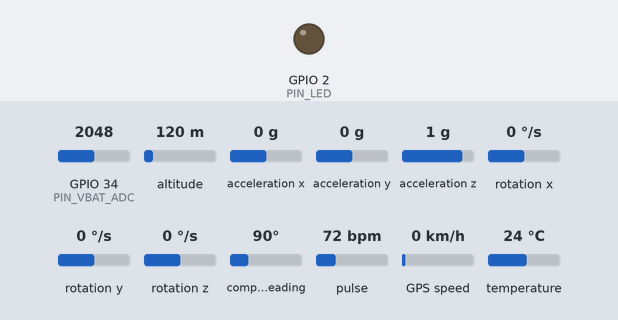
A sketch run on a simulated ESP32. Shown: output pins drawn as LEDs (lit = HIGH). The test bench sets the inputs (shaded band); at power-on: temperature 24 °C, acceleration x 0 g, acceleration y 0 g, pulse 72 bpm, GPIO 34 (PIN_VBAT_ADC) = 2048, altitude 120 m, acceleration z 1 g, rotation x 0 °/s, rotation y 0 °/s, rotation z 0 °/s, compass heading 90°, GPS speed 0 km/h. The GPS gets a fix after 3 s at 37.7749, -122.4194 with 8 satellites; no radio packets arrive unless stated; what the sketch prints to the serial monitor is not drawn.

Above: at 3.2 s.
3.3 s: temperature set to 41 °C
12.3 s: acceleration x set to -1.4 g
18.3 s: temperature set to 12 °C
At 19.6 s:
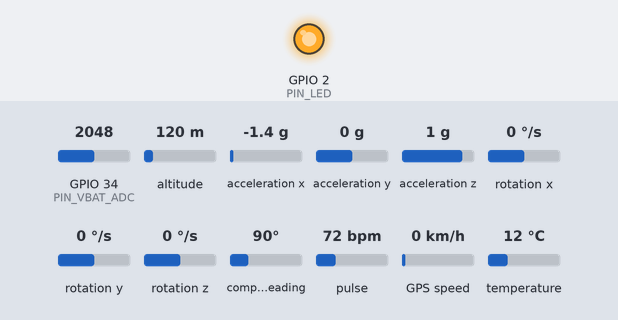
31.3 s: acceleration y set to -1.4 g
44.3 s: pulse set to 158 bpm
Timing chart, 0 to 54.4 s (numbered marks = the images above; inputs shaded):
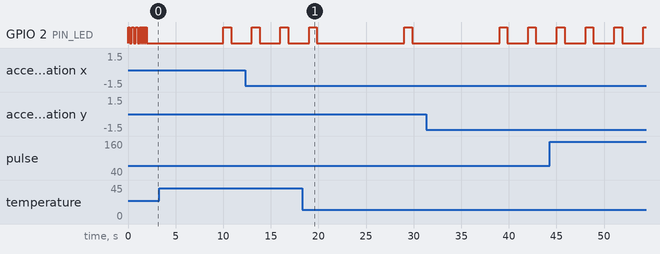

The sketch:

collar_node.ino
```cpp
/**
 * PFUMA Collar Node CN-01  — Firmware v1.0
 * PFUMA Livestock Monitoring System
 *
 * Hardware: ESP32-WROOM-32
 * Sensors : DS18B20 (temp) | MAX30102 (HR) | MPU-6050 (IMU) | NEO-6M (GPS)
 * Radio   : SX1278 LoRa 433 MHz
 * Power   : LiPo 3.7V + Solar via TP4056
 *
 * Sends a compact 28-byte binary CollarPacket every REPORT_INTERVAL_MS via
 * LoRa to BS-01 Base Station (see the CollarPacket struct + LORA_SF comment
 * below for why this isn't JSON-over-LoRa — the base station re-expands it
 * into JSON before forwarding to the Flask API over WiFi, where airtime is
 * not a constraint).
 * Switches to ALERT_INTERVAL_MS on theft / fever detection.
 *
 * Dependencies (install via Arduino Library Manager):
 *   OneWire, DallasTemperature, MPU6050 (ElectronicCats),
 *   SparkFun MAX3010x, TinyGPSPlus, LoRa (Sandeep Mistry)
 */

#include <Arduino.h>
#include <Wire.h>
#include <SPI.h>

// ── Sensor libraries ─────────────────────────────────────────────────────────
#include <OneWire.h>
#include <DallasTemperature.h>
#include <MPU6050.h>
#include "MAX30105.h"
#include "heartRate.h"
#include <TinyGPSPlus.h>
#include <HardwareSerial.h>

// ── Radio ─────────────────────────────────────────────────────────────────────
#include <LoRa.h>

// ═══════════════════════════════════════════════════════════════════════
//  PIN MAP  (matches HARDWARE_DESIGN.md CN-01)
// ═══════════════════════════════════════════════════════════════════════
#define PIN_ONE_WIRE     4
#define PIN_LORA_NSS     5
#define PIN_LORA_DIO1   12
#define PIN_LORA_DIO2   13
#define PIN_LORA_RST    14
#define PIN_LED          2
#define PIN_GPS_RX      16
#define PIN_GPS_TX      17
#define PIN_LORA_SCK    18
#define PIN_LORA_MISO   19
#define PIN_I2C_SDA     21
#define PIN_I2C_SCL     22
#define PIN_LORA_MOSI   23
#define PIN_LORA_DIO0   26
#define PIN_VBAT_ADC    34
#define PIN_MPU_INT     35

// ═══════════════════════════════════════════════════════════════════════
//  CONFIGURATION
// ═══════════════════════════════════════════════════════════════════════
#define LORA_FREQ          433E6
#define LORA_BANDWIDTH     125E3
// SF7 (not SF9) is a deliberate capacity decision, not a default: at SF9 with
// this telemetry payload, airtime is ~1.15s/packet and a base station can only
// reliably hear ~4-5 collars before airtime collisions dominate. SF7 cuts
// airtime ~4x on its own, and combined with the compact binary packet below
// (~28 bytes instead of a ~230-byte JSON string) gets airtime down to ~70ms,
// supporting 30+ collars per base station at the 10s report interval. The
// trade-off is range: SF7 typically covers ~1-2km on farm terrain rather than
// SF9's ~5km open-field figure — acceptable for a single farm's paddocks; if
// your grazing area is unusually large/hilly, raise SF back up (see
// hardware/HARDWARE_DESIGN.md "Network Capacity" section for the full numbers
// and how to re-run this trade-off for your farm).
#define LORA_SF            7         // Spreading factor (range vs speed vs node capacity)
#define LORA_CR            5         // Coding rate 4/5
#define LORA_TX_POWER      17        // dBm (max 20)

// Collar identity — REPLACE before flashing each collar. Max 8 characters
// (fits the compact over-the-air packet) — suggested format "CNnnnFFF"
// (CN + 3-digit collar number + up to 3-char farm code), e.g. "CN014ZVI" for
// collar #14 on a Zvimba farm. This exact string is also what you'll type
// into the app's IoT tab ("Paired Devices" panel) to claim this collar under
// your PFUMA account and attach it to the matching animal — the animal name
// and tag live in the app/database, not on the collar, so they aren't sent
// over the air.
#define COLLAR_ID          "CN014ZVI"

// Safe zone (home paddock GPS coordinates)
#define SAFE_LAT          -17.3601f
#define SAFE_LON           30.1918f
#define SAFE_RADIUS_DEG    0.0045f   // ~500m in degrees

// Reporting intervals (ms)
#define REPORT_INTERVAL_MS   10000UL  // Normal: every 10s
#define ALERT_INTERVAL_MS     3000UL  // Theft / fever: every 3s

// Thresholds
#define TEMP_FEVER_C         39.5f    // Body temp above this = fever
#define TEMP_HIGH_C          39.0f    // Elevated (warn)
#define MOVEMENT_THEFT       2500     // Accel magnitude during fast movement
#define BATT_LOW_PCT         20       // Battery warn threshold
#define HR_HIGH_BPM          100      // Heart rate concern

// I2C addresses
#define I2C_ADDR_MPU       0x68
#define I2C_ADDR_MAX       0x57

// ═══════════════════════════════════════════════════════════════════════
//  GLOBALS
// ═══════════════════════════════════════════════════════════════════════
OneWire           oneWire(PIN_ONE_WIRE);
DallasTemperature tempSensor(&oneWire);

MPU6050           mpu;
MAX30105          maxSensor;
TinyGPSPlus       gps;
HardwareSerial    gpsSerial(2);   // UART2

// Telemetry state (in-memory, full precision — trimmed down to the compact
// binary CollarPacket below only at the moment of transmission)
struct Telemetry {
  float  bodyTempC   = 0.0f;
  int    heartRate   = 0;
  float  latitude    = 0.0f;
  float  longitude   = 0.0f;
  float  gpsAccuracy = 0.0f;
  int    accelX      = 0;
  int    accelY      = 0;
  int    accelZ      = 0;
  int    moveMag     = 0;
  String activity    = "Unknown";
  bool   inSafeZone  = true;
  int    battPct     = 100;
  int    signalRSSI  = 0;
  bool   feverAlert  = false;
  bool   theftAlert  = false;
  String timestamp   = "";
};

// ── Compact over-the-air packet ─────────────────────────────────────────────
// 28 bytes total, deliberately binary (not JSON) — see the LORA_SF comment
// above for why. Animal name/tag are NOT sent: the base station/backend look
// those up from collarId via the app's device-pairing table, so they never
// need to travel over the airtime-constrained LoRa link.
enum Activity : uint8_t { ACT_RESTING = 0, ACT_GRAZING = 1, ACT_WALKING = 2, ACT_RUNNING = 3, ACT_UNKNOWN = 255 };

struct __attribute__((packed)) CollarPacket {
  char     collarId[8];    // null-padded, e.g. "CN014ZVI"
  int16_t  tempC_x10;      // body temp * 10 (e.g. 385 = 38.5C)
  uint8_t  heartRate;      // bpm, 0-255
  int32_t  lat_x1e6;       // latitude  * 1,000,000 (fixed point, ~0.11m precision)
  int32_t  lon_x1e6;       // longitude * 1,000,000
  uint16_t gpsAcc_x10;     // HDOP * 10
  uint16_t moveMag;        // movement magnitude (see readIMU)
  uint8_t  activity;       // Activity enum
  uint8_t  battPct;        // 0-100
  uint8_t  flags;          // bit0=inSafeZone, bit1=feverAlert, bit2=theftAlert
  uint16_t pkt;            // packet counter (wraps at 65535)
};                         // sizeof == 28 bytes

Telemetry tel;

unsigned long lastReport   = 0;
unsigned long reportInterval = REPORT_INTERVAL_MS;
int           packetCount  = 0;

// HR beat detection
const byte    HR_RATE_SIZE = 4;
byte          rates[HR_RATE_SIZE];
byte          rateIndex    = 0;
long          lastBeat     = 0;
float         beatsPerMin  = 0;
int           beatAvg      = 0;

// ═══════════════════════════════════════════════════════════════════════
//  SETUP
// ═══════════════════════════════════════════════════════════════════════
void setup() {
  Serial.begin(115200);
  Serial.println(F("\n=== PFUMA Collar Node CN-01 ==="));
  Serial.printf("Collar ID: %s  (pair this exact string in the app's IoT tab)\n", COLLAR_ID);
  static_assert(sizeof(CollarPacket) == 28, "CollarPacket drifted from the documented 28-byte layout");

  pinMode(PIN_LED, OUTPUT);
  blinkLED(3, 200);

  Wire.begin(PIN_I2C_SDA, PIN_I2C_SCL);

  initLoRa();
  initTempSensor();
  initIMU();
  initHeartRate();
  initGPS();

  Serial.println(F("[BOOT] All systems ready."));
  blinkLED(5, 80);
}

// ═══════════════════════════════════════════════════════════════════════
//  MAIN LOOP
// ═══════════════════════════════════════════════════════════════════════
void loop() {
  // Feed GPS parser continuously
  while (gpsSerial.available())
    gps.encode(gpsSerial.read());

  // Collect HR beat in real-time between reports
  sampleHeartRate();

  unsigned long now = millis();
  if (now - lastReport >= reportInterval) {
    lastReport = now;

    digitalWrite(PIN_LED, HIGH);

    readTemperature();
    readIMU();
    readGPS();
    readBattery();
    buildAlerts();
    sendLoRa();

    digitalWrite(PIN_LED, LOW);

    // Adaptive interval — fast tracking when alert active
    reportInterval = (tel.theftAlert || tel.feverAlert)
                     ? ALERT_INTERVAL_MS
                     : REPORT_INTERVAL_MS;

    printDebug();
  }
}

// ═══════════════════════════════════════════════════════════════════════
//  INIT FUNCTIONS
// ═══════════════════════════════════════════════════════════════════════
void initLoRa() {
  Serial.print(F("[LoRa] Initialising 433 MHz... "));
  LoRa.setPins(PIN_LORA_NSS, PIN_LORA_RST, PIN_LORA_DIO0);
  SPI.begin(PIN_LORA_SCK, PIN_LORA_MISO, PIN_LORA_MOSI, PIN_LORA_NSS);

  if (!LoRa.begin(LORA_FREQ)) {
    Serial.println(F("FAILED — check wiring!"));
    errorHalt();
  }
  LoRa.setSignalBandwidth(LORA_BANDWIDTH);
  LoRa.setSpreadingFactor(LORA_SF);
  LoRa.setCodingRate4(LORA_CR);
  LoRa.setTxPower(LORA_TX_POWER);
  LoRa.setSyncWord(0xF3);         // Private network byte (matches base station)
  Serial.println(F("OK"));
}

void initTempSensor() {
  Serial.print(F("[DS18B20] Initialising... "));
  tempSensor.begin();
  int count = tempSensor.getDeviceCount();
  Serial.printf("%d sensor(s) found\n", count);
  if (count == 0) Serial.println(F("[DS18B20] WARNING: No sensor on 1-Wire bus"));
}

void initIMU() {
  Serial.print(F("[MPU-6050] Initialising... "));
  mpu.initialize();
  if (!mpu.testConnection()) {
    Serial.println(F("FAILED — check I2C address 0x68"));
  } else {
    mpu.setFullScaleAccelRange(MPU6050_ACCEL_FS_4);  // ±4g
    mpu.setFullScaleGyroRange(MPU6050_GYRO_FS_500);  // ±500°/s
    Serial.println(F("OK"));
  }
}

void initHeartRate() {
  Serial.print(F("[MAX30102] Initialising... "));
  if (!maxSensor.begin(Wire, I2C_SPEED_FAST)) {
    Serial.println(F("FAILED — check I2C address 0x57"));
    return;
  }
  maxSensor.setup();
  maxSensor.setPulseAmplitudeRed(0x0A);   // Low power red LED
  maxSensor.setPulseAmplitudeGreen(0);    // Off
  Serial.println(F("OK"));
}

void initGPS() {
  Serial.print(F("[NEO-6M] Initialising UART2... "));
  gpsSerial.begin(9600, SERIAL_8N1, PIN_GPS_RX, PIN_GPS_TX);
  Serial.println(F("OK — waiting for fix"));
}

// ═══════════════════════════════════════════════════════════════════════
//  SENSOR READS
// ═══════════════════════════════════════════════════════════════════════
void readTemperature() {
  tempSensor.requestTemperatures();
  float t = tempSensor.getTempCByIndex(0);
  tel.bodyTempC = (t == DEVICE_DISCONNECTED_C) ? tel.bodyTempC : t;
}

void sampleHeartRate() {
  long irValue = maxSensor.getIR();
  if (checkForBeat(irValue)) {
    long delta = millis() - lastBeat;
    lastBeat   = millis();
    beatsPerMin = 60.0f / (delta / 1000.0f);

    if (beatsPerMin >= 40 && beatsPerMin <= 180) {
      rates[rateIndex++] = (byte)beatsPerMin;
      rateIndex %= HR_RATE_SIZE;
      beatAvg = 0;
      for (byte x = 0; x < HR_RATE_SIZE; x++) beatAvg += rates[x];
      beatAvg /= HR_RATE_SIZE;
    }
  }
  tel.heartRate = beatAvg;
}

void readIMU() {
  int16_t ax, ay, az, gx, gy, gz;
  mpu.getMotion6(&ax, &ay, &az, &gx, &gy, &gz);

  // Scale raw to mg (at ±4g range: 1g = 8192 LSB)
  tel.accelX = ax / 8;
  tel.accelY = ay / 8;
  tel.accelZ = az / 8;

  // Movement magnitude (subtract gravity ~1000 from Z)
  int dz = (az / 8) - 1000;
  tel.moveMag = abs(ax / 8) + abs(ay / 8) + abs(dz);

  // Activity classification from magnitude
  if      (tel.moveMag < 100)  tel.activity = "Resting";
  else if (tel.moveMag < 400)  tel.activity = "Grazing";
  else if (tel.moveMag < 1200) tel.activity = "Walking";
  else                          tel.activity = "Running";
}

void readGPS() {
  if (gps.location.isValid() && gps.location.age() < 5000) {
    tel.latitude    = gps.location.lat();
    tel.longitude   = gps.location.lng();
    tel.gpsAccuracy = gps.hdop.isValid() ? gps.hdop.value() / 100.0f : 99.9f;
  }

  // Zone check: haversine approximation (accurate enough at farm scale)
  float dLat = tel.latitude  - SAFE_LAT;
  float dLon = tel.longitude - SAFE_LON;
  float dist  = sqrt(dLat * dLat + dLon * dLon);
  tel.inSafeZone = (dist <= SAFE_RADIUS_DEG) || !gps.location.isValid();

  // Build timestamp from GPS
  if (gps.time.isValid()) {
    char ts[20];
    snprintf(ts, sizeof(ts), "%02d:%02d:%02d",
             gps.time.hour(), gps.time.minute(), gps.time.second());
    tel.timestamp = String(ts);
  } else {
    tel.timestamp = String(millis() / 1000) + "s";
  }
}

void readBattery() {
  // Voltage divider: R2=100k, R3=100k → ADC reads Vbat/2
  // ADC max = 3.3V at 4095 counts
  int raw   = analogRead(PIN_VBAT_ADC);
  float adc = (raw / 4095.0f) * 3.3f;
  float vbat = adc * 2.0f;                          // Undo voltage divider

  // LiPo: 4.2V = 100%, 3.0V = 0%
  tel.battPct = constrain((int)((vbat - 3.0f) / 1.2f * 100), 0, 100);
}

// ═══════════════════════════════════════════════════════════════════════
//  ALERT LOGIC
// ═══════════════════════════════════════════════════════════════════════
void buildAlerts() {
  // Fever: body temp above threshold
  tel.feverAlert = (tel.bodyTempC >= TEMP_FEVER_C);

  // Theft signature: outside safe zone AND rapid movement
  tel.theftAlert = (!tel.inSafeZone && tel.moveMag > MOVEMENT_THEFT);
}

// ═══════════════════════════════════════════════════════════════════════
//  LORA TRANSMIT — compact binary CollarPacket, not JSON (see LORA_SF comment)
// ═══════════════════════════════════════════════════════════════════════
uint8_t activityToEnum(const String& a) {
  if (a == "Resting") return ACT_RESTING;
  if (a == "Grazing") return ACT_GRAZING;
  if (a == "Walking") return ACT_WALKING;
  if (a == "Running") return ACT_RUNNING;
  return ACT_UNKNOWN;
}

void sendLoRa() {
  CollarPacket pkt = {};
  strncpy(pkt.collarId, COLLAR_ID, sizeof(pkt.collarId));  // truncates/pads to 8 bytes

  pkt.tempC_x10  = (int16_t)round(tel.bodyTempC * 10);
  pkt.heartRate  = (uint8_t)constrain(tel.heartRate, 0, 255);
  pkt.lat_x1e6   = (int32_t)round(tel.latitude  * 1000000.0);
  pkt.lon_x1e6   = (int32_t)round(tel.longitude * 1000000.0);
  pkt.gpsAcc_x10 = (uint16_t)constrain((int)round(tel.gpsAccuracy * 10), 0, 65535);
  pkt.moveMag    = (uint16_t)constrain(tel.moveMag, 0, 65535);
  pkt.activity   = activityToEnum(tel.activity);
  pkt.battPct    = (uint8_t)constrain(tel.battPct, 0, 100);
  pkt.flags      = (tel.inSafeZone ? 0x01 : 0) | (tel.feverAlert ? 0x02 : 0) | (tel.theftAlert ? 0x04 : 0);
  pkt.pkt        = (uint16_t)(++packetCount & 0xFFFF);

  LoRa.beginPacket();
  LoRa.write((uint8_t*)&pkt, sizeof(pkt));
  int ok = LoRa.endPacket();

  tel.signalRSSI = LoRa.packetRssi();
  Serial.printf("[LoRa] TX pkt#%d (%u bytes, SF%d) %s\n",
                packetCount, (unsigned)sizeof(pkt), LORA_SF, ok ? "OK" : "FAIL");
}

// ═══════════════════════════════════════════════════════════════════════
//  DEBUG OUTPUT (mirrors IoTScreen.js data model)
// ═══════════════════════════════════════════════════════════════════════
void printDebug() {
  Serial.println(F("─────────────────────────────────"));
  Serial.printf("Collar   : %s\n", COLLAR_ID);
  Serial.printf("Temp     : %.1f°C  %s\n",
                tel.bodyTempC, tel.feverAlert ? "*** FEVER ***" : "OK");
  Serial.printf("Heart    : %d bpm  %s\n",
                tel.heartRate, tel.heartRate > HR_HIGH_BPM ? "HIGH" : "OK");
  Serial.printf("Activity : %s  (move=%d)\n", tel.activity.c_str(), tel.moveMag);
  Serial.printf("GPS      : %.5f, %.5f  acc=%.1f\n",
                tel.latitude, tel.longitude, tel.gpsAccuracy);
  Serial.printf("Zone     : %s  %s\n",
                tel.inSafeZone ? "IN SAFE ZONE" : "OUTSIDE ZONE",
                tel.theftAlert ? "*** THEFT ALERT ***" : "");
  Serial.printf("Battery  : %d%%  RSSI=%d dBm\n", tel.battPct, tel.signalRSSI);
  Serial.printf("Interval : %lu ms\n", reportInterval);
  Serial.println(F("─────────────────────────────────"));
}

// ═══════════════════════════════════════════════════════════════════════
//  UTILITIES
// ═══════════════════════════════════════════════════════════════════════
void blinkLED(int times, int ms) {
  for (int i = 0; i < times; i++) {
    digitalWrite(PIN_LED, HIGH); delay(ms);
    digitalWrite(PIN_LED, LOW);  delay(ms);
  }
}

void errorHalt() {
  Serial.println(F("[HALT] Critical hardware error. Check connections."));
  while (true) {
    digitalWrite(PIN_LED, HIGH); delay(100);
    digitalWrite(PIN_LED, LOW);  delay(100);
  }
}
```

Measured:
- after the input at 18.3 s, GPIO 2 (PIN_LED): LOW → HIGH after 10.7 s, → LOW 0.83 s later
